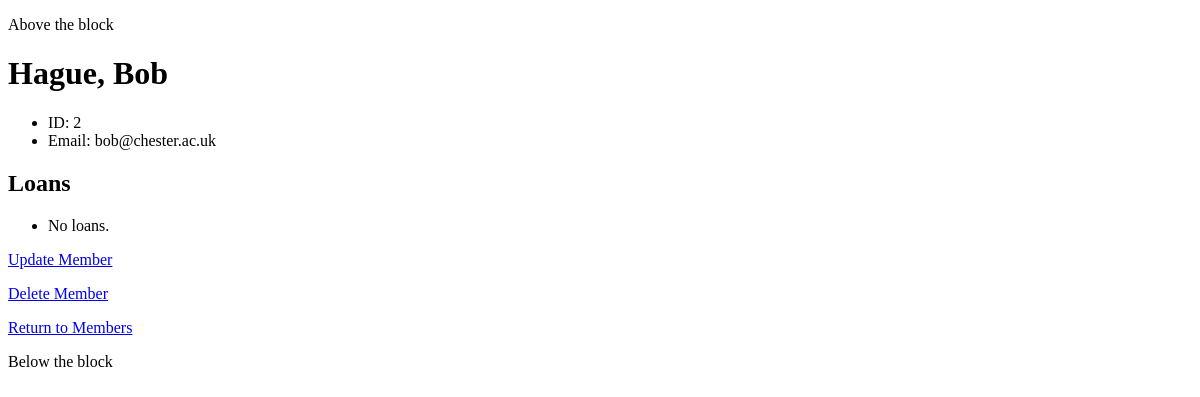
Before: /members/2 with the older database file.
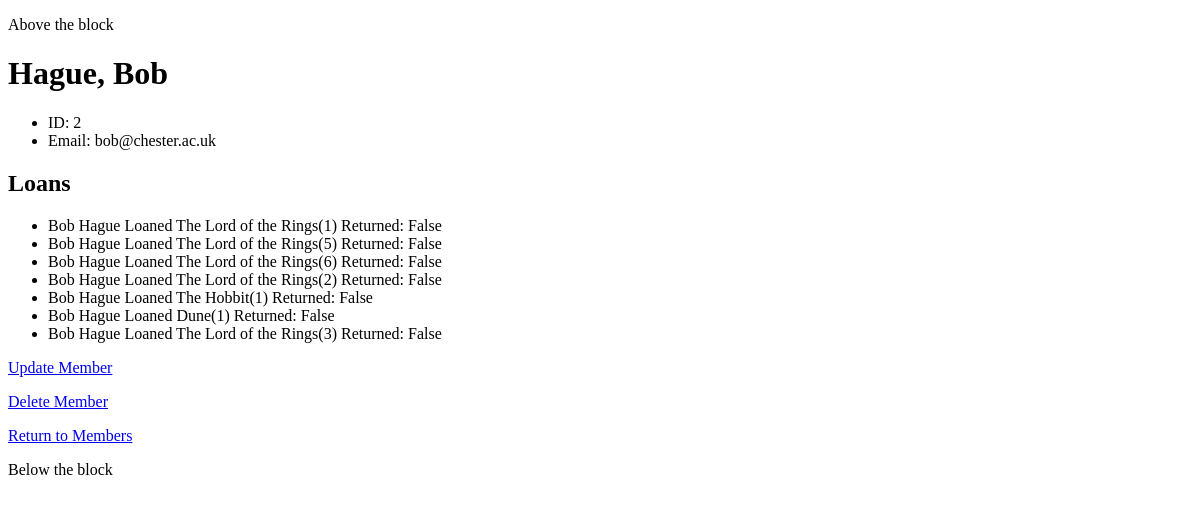
After: the same page with the newer database file.
### Members/models.py (models this page shows, shortened)
class Member(models.Model):
    id = models.AutoField(primary_key=True)
    firstName = models.CharField(max_length=200)
    lastName = models.CharField(max_length=200)
    email = models.EmailField()

### Loans/models.py (models this page shows)
class Loan(models.Model):
    id = models.AutoField(primary_key=True)
    member = models.ForeignKey(Member, on_delete=models.CASCADE)
    bookCopy = models.ForeignKey(BookCopy, on_delete=models.CASCADE)
    returned = models.BooleanField(default = False)
    def __str__(self):
        return f"{self.member.firstName} {self.member.lastName}  \tLoaned {self.bookCopy.book.name}({self.bookCopy.copyNumber}) \t Returned: {self.returned}"

### Books/models.py (models this page shows, shortened)
class BookCopy(models.Model):
    id = models.AutoField(primary_key=True)
    book = models.ForeignKey(Book, on_delete=models.CASCADE, related_name="copies")
    copyNumber = models.IntegerField()
    onLoan = models.BooleanField(default = False)
    class Meta:
        unique_together = ['book', 'copyNumber']

class Book(models.Model):
    isbn = models.CharField(max_length=13, primary_key=True,)
    name = models.CharField(max_length=200)
    author = models.ForeignKey(Author, on_delete=models.CASCADE, related_name="authors")
    genre = models.ForeignKey(Genre, on_delete=models.CASCADE, related_name="genres")

### Members/views.py (the view)
# urls.py: path("<int:memberId>", views.member, name = "member_detail"),
def member(request, memberId):
    member = Member.objects.get(pk=memberId)
    loans = Loan.objects.filter(member = memberId)
    return render(request, "Members/member.html",{
        "member":member,
        "loans":loans
    })

### Members/templates/Members/member.html
{% extends "Members/layout.html" %}
{% block body %}
<h1>{{member.lastName}}, {{member.firstName}}</h1>
<ul>
    <li>ID: {{member.id}}</li>
    <li>Email: {{member.email}}</li>
</ul>
<h2>Loans</h2>
<ul>
    {% for loan in loans %}
    <li>{{loan}}</li>
    {% empty %}
    <li>No loans.</li>
    {% endfor %}
</ul>
<p><a href="{% url 'members:update_member' member.id %}">Update Member</a></p>
<p><a href="{% url 'members:delete_member' member.id %}">Delete Member</a></p>
<p><a href="{% url 'members:index'%}">Return to Members</a></p>
{% endblock %}

### Members/templates/Members/layout.html (shortened to what this page needs)
<!DOCTYPE html>
<html lang="en" xmlns="http://www.w3.org/1999/xhtml">
<head>
</head>
<body>
    <p>Above the block</p>
    {% block body %}
    {% endblock %}
    <p>Below  the block</p>
</body>
</html>

Changed rows visible on the page:
added Loan: member+bookCopy+returned "Bob Hague Loaned The Lord of the Rings(1) Returned: False"
added Loan: member+bookCopy+returned "Bob Hague Loaned The Lord of the Rings(5) Returned: False"
added Loan: member+bookCopy+returned "Bob Hague Loaned The Lord of the Rings(6) Returned: False"
added Loan: member+bookCopy+returned "Bob Hague Loaned The Lord of the Rings(2) Returned: False"
added Loan: member+bookCopy+returned "Bob Hague Loaned The Hobbit(1) Returned: False"
added Loan: member+bookCopy+returned "Bob Hague Loaned Dune(1) Returned: False"
added Loan: member+bookCopy+returned "Bob Hague Loaned The Lord of the Rings(3) Returned: False"
Other visible differences:
text no longer shown: "No loans."
